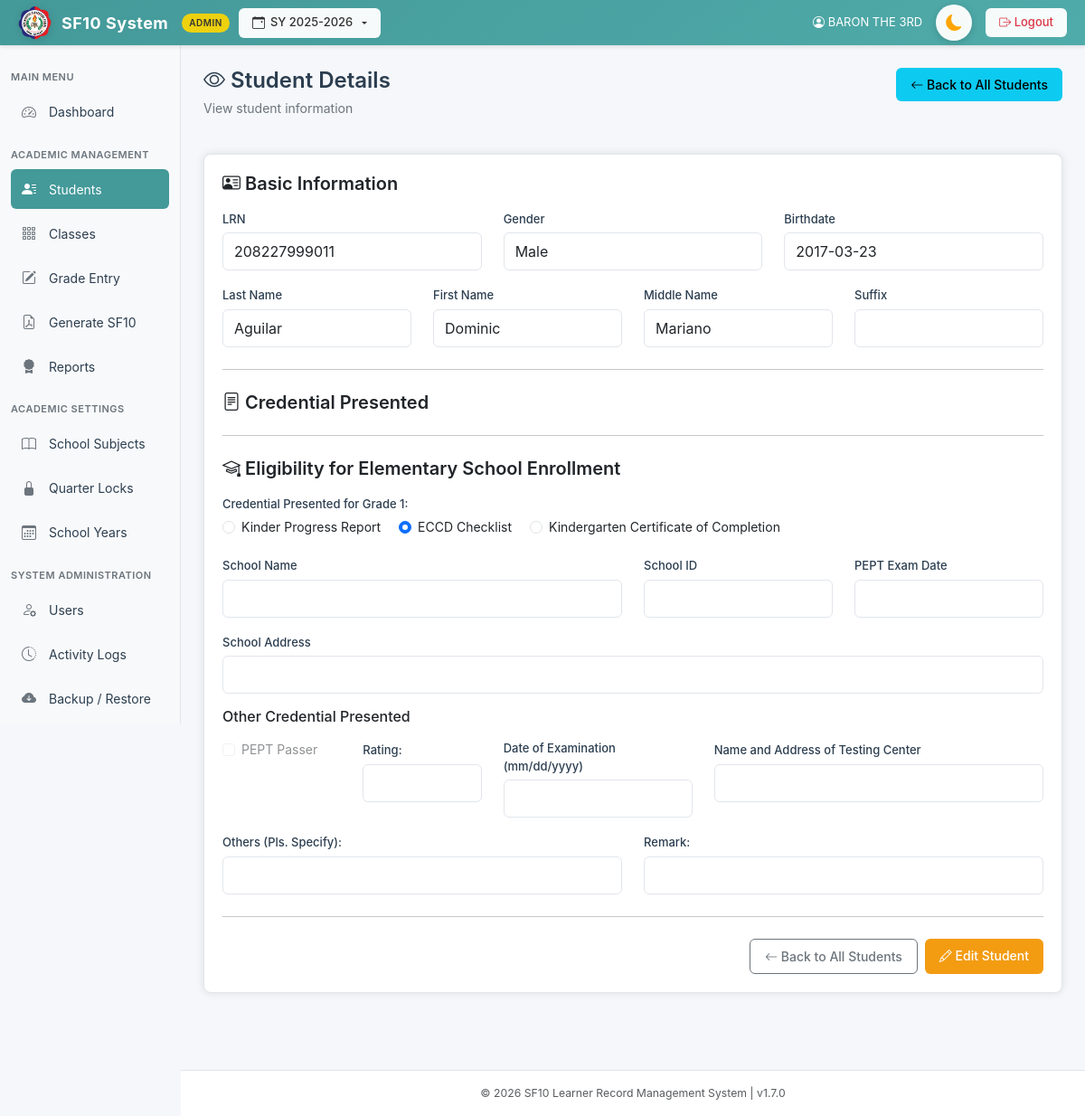
/pages/view_student.php?id=960 (signed in), run on the app's committed database.
### tables this page shows
CREATE TABLE `students` (
  `id` int(11) NOT NULL AUTO_INCREMENT,
  `lrn` varchar(20) NOT NULL,
  `last_name` varchar(50) DEFAULT NULL,
  `first_name` varchar(50) DEFAULT NULL,
  `middle_name` varchar(50) DEFAULT NULL,
  `suffix` varchar(10) DEFAULT NULL,
  `gender` enum('Male','Female') DEFAULT NULL,
  `birthdate` date DEFAULT NULL,
  `credential_presented` enum('Kinder Progress Report','ECCD Checklist','Kindergarten Certificate of Completion','PEPT','Others') DEFAULT NULL,
  `credential_other_details` text DEFAULT NULL,
  `pept_rating` varchar(20) DEFAULT NULL,
  `pept_exam_date` date DEFAULT NULL,
  `pept_testing_center` text DEFAULT NULL,
  `created_at` timestamp NOT NULL DEFAULT current_timestamp(),
  `eligibility_school_name` varchar(100) DEFAULT NULL,
  `eligibility_school_id` varchar(50) DEFAULT NULL,
  `eligibility_school_address` varchar(255) DEFAULT NULL,
  `eligibility_remark` varchar(255) DEFAULT NULL,
  `grade_level` varchar(50) DEFAULT NULL,
  `section` varchar(50) DEFAULT NULL,
  PRIMARY KEY (`id`),
  UNIQUE KEY `lrn` (`lrn`),
  UNIQUE KEY `lrn_2` (`lrn`)
);

### pages/view_student.php (the view, shortened to what this page needs)
<?php
require_once "../includes/db.php";
$student_id = (int)$_GET['id'];
$stmt = $conn->prepare("SELECT * FROM students WHERE id = ?");
$stmt->bind_param("i", $student_id);
$stmt->execute();
$student_result = $stmt->get_result();
$student = $student_result->fetch_assoc();
include "../templates/header.php";
?>
<div class="d-flex justify-content-between align-items-start mb-4">
    <div class="page-header mb-0">
        <h2><i class="bi bi-eye"></i> Student Details</h2>
        <p class="subtitle">View student information</p>
    </div>
    <a href="students.php" class="btn btn-info">
        <i class="bi bi-arrow-left"></i> Back to All Students
    </a>
</div>
<div class="card">
    <div class="card-body">
        <h5 class="mb-3"><i class="bi bi-person-vcard"></i> Basic Information</h5>
        <div class="row mb-3">
            <div class="col-md-4">
                <label class="form-label">LRN</label>
                <input type="text" class="form-control" readonly value="<?= htmlspecialchars($student['lrn']) ?>">
            </div>
            <div class="col-md-4">
                <label class="form-label">Gender</label>
                <input type="text" class="form-control" readonly value="<?= htmlspecialchars($student['gender']) ?>">
            </div>
            <div class="col-md-4">
                <label class="form-label">Birthdate</label>
                <input type="text" class="form-control" readonly value="<?= htmlspecialchars($student['birthdate']) ?>">
            </div>
        </div>
        <div class="row mb-3">
            <div class="col-md-3">
                <label class="form-label">Last Name</label>
                <input type="text" class="form-control" readonly value="<?= htmlspecialchars($student['last_name']) ?>">
            </div>
            <div class="col-md-3">
                <label class="form-label">First Name</label>
                <input type="text" class="form-control" readonly value="<?= htmlspecialchars($student['first_name']) ?>">
            </div>
            <div class="col-md-3">
                <label class="form-label">Middle Name</label>
                <input type="text" class="form-control" readonly value="<?= !empty($student['middle_name']) ? htmlspecialchars($student['middle_name']) : '' ?>">
            </div>
            <div class="col-md-3">
                <label class="form-label">Suffix</label>
                <input type="text" class="form-control" readonly value="<?= !empty($student['suffix']) ? htmlspecialchars($student['suffix']) : '' ?>">
            </div>
        </div>
        <hr class="my-4">
        <h5 class="mb-3"><i class="bi bi-file-text"></i> Credential Presented</h5>
        <hr class="my-4">
        <h5 class="mb-3"><i class="bi bi-mortarboard"></i> Eligibility for Elementary School Enrollment</h5>
        <div class="mb-3">
            <label class="form-label">Credential Presented for Grade 1:</label><br>
            <div class="form-check form-check-inline">
                <input class="form-check-input" type="radio" name="credential_presented" value="Kinder Progress Report" id="credKinder" <?php if($student['credential_presented'] === 'Kinder Progress Report') echo 'checked="checked"'; ?> onclick="return false;">
                <label class="form-check-label" for="credKinder">Kinder Progress Report</label>
            </div>
            <div class="form-check form-check-inline">
                <input class="form-check-input" type="radio" name="credential_presented" value="ECCD Checklist" id="credECCD" <?php if($student['credential_presented'] === 'ECCD Checklist') echo 'checked="checked"'; ?> onclick="return false;">
                <label class="form-check-label" for="credECCD">ECCD Checklist</label>
            </div>
            <div class="form-check form-check-inline">
                <input class="form-check-input" type="radio" name="credential_presented" value="Kindergarten Certificate of Completion" id="credKinderCert" <?php if($student['credential_presented'] === 'Kindergarten Certificate of Completion') echo 'checked="checked"'; ?> onclick="return false;">
                <label class="form-check-label" for="credKinderCert">Kindergarten Certificate of Completion</label>
            </div>
        </div>
        <div class="row mb-3">
            <div class="col-md-6">
                <label class="form-label">School Name</label>
                <input type="text" class="form-control" readonly value="<?= !empty($student['eligibility_school_name']) ? htmlspecialchars($student['eligibility_school_name']) : '' ?>">
            </div>
            <div class="col-md-3">
                <label class="form-label">School ID</label>
                <input type="text" class="form-control" readonly value="<?= !empty($student['eligibility_school_id']) ? htmlspecialchars($student['eligibility_school_id']) : '' ?>">
            </div>
            <div class="col-md-3">
                <label class="form-label">PEPT Exam Date</label>
                <input type="text" class="form-control" readonly value="<?= !empty($student['pept_exam_date']) ? htmlspecialchars($student['pept_exam_date']) : '' ?>">
            </div>
        </div>
        <div class="row mb-3">
            <div class="col-md-12">
                <label class="form-label">School Address</label>
                <input type="text" class="form-control" readonly value="<?= !empty($student['eligibility_school_address']) ? htmlspecialchars($student['eligibility_school_address']) : '' ?>">
            </div>
        </div>
        <h6 class="mb-3">Other Credential Presented</h6>
        <div class="row mb-3">
            <div class="col-md-2">
                <div class="form-check mb-2">
                    <input class="form-check-input" type="checkbox" disabled <?= !empty($student['pept_rating']) ? 'checked' : '' ?>>
                    <label class="form-check-label">PEPT Passer</label>
                </div>
            </div>
            <div class="col-md-2">
                <label class="form-label">Rating:</label>
                <input type="text" class="form-control" readonly value="<?= !empty($student['pept_rating']) ? htmlspecialchars($student['pept_rating']) : '' ?>">
            </div>
            <div class="col-md-3">
                <label class="form-label">Date of Examination (mm/dd/yyyy)</label>
                <input type="text" class="form-control" readonly value="<?= !empty($student['pept_exam_date']) ? htmlspecialchars($student['pept_exam_date']) : '' ?>">
            </div>
            <div class="col-md-5">
                <label class="form-label">Name and Address of Testing Center</label>
                <input type="text" class="form-control" readonly value="<?= !empty($student['pept_testing_center']) ? htmlspecialchars($student['pept_testing_center']) : '' ?>">
            </div>
        </div>
        <div class="row mb-3">
            <div class="col-md-6">
                <label class="form-label">Others (Pls. Specify):</label>
                <input type="text" class="form-control" readonly value="<?= !empty($student['credential_other_details']) ? htmlspecialchars($student['credential_other_details']) : '' ?>">
            </div>
            <div class="col-md-6">
                <label class="form-label">Remark:</label>
                <input type="text" class="form-control" readonly value="<?= !empty($student['eligibility_remark']) ? htmlspecialchars($student['eligibility_remark']) : '' ?>">
            </div>
        </div>
        <hr class="my-4">
        <div class="d-flex gap-2 justify-content-end">
            <a href="students.php" class="btn btn-secondary">
                <i class="bi bi-arrow-left"></i> Back to All Students
            </a>
            <?php if ($user['role'] === 'admin'): ?>
            <a href="edit_student.php?id=<?= $student_id ?>" class="btn btn-warning">
                <i class="bi bi-pencil"></i> Edit Student
            </a>
            <?php endif; ?>
        </div>
    </div>
</div>
<?php include '../templates/footer.php'; ?>

### assets/css/style.css (style rules this page uses)
* { margin: 0; padding: 0; box-sizing: border-box; }
body { background-color: #f5f7fa; font-family: -apple-system, BlinkMacSystemFont, "Segoe UI", Roboto, "Helvetica Neue", Arial, sans-serif; color: #2c3e50; font-size: 14px; overflow-x: hidden; overflow-y: overlay; }
html { overflow-y: overlay; }
:root { --primary-teal: #449999; --primary-teal-dark: #3a8585; --primary-teal-light: #4FABA9; --sidebar-bg: #f8f9fa; --topbar-bg: #449999; --text-dark: #2c3e50; --text-muted: #6c757d; --border-color: #e1e5eb; --card-shadow: 0 1px 3px rgba(0, 0, 0, 0.08); --hover-bg: #f0f2f5; --card-bg: #ffffff; --input-bg: #ffffff; --input-border: #ced4da; --input-text: #212529; }
.page-header { margin-bottom: 25px; }
.page-header h2 { color: var(--text-dark); font-size: 24px; font-weight: 600; margin-bottom: 5px; }
.page-header .subtitle { color: var(--text-muted); font-size: 14px; }
.card { border: 1px solid var(--border-color); border-radius: 8px; box-shadow: var(--card-shadow); background: white; margin-bottom: 20px; }
.card-body { padding: 20px; }
.btn { border-radius: 6px; font-weight: 500; padding: 8px 16px; font-size: 14px; transition: all 0.2s; border: none; }
.btn-secondary { background-color: #ffffff !important; border-color: #6c757d; color: #6c757d !important; border-width: 1px; border-style: solid; }
.btn-secondary i { color: #6c757d !important; }
.btn-warning { background-color: #f39c12; color: white; }
.form-control { border: 1px solid var(--border-color); border-radius: 6px; padding: 8px 12px; transition: all 0.3s; }
.form-label { font-weight: 500; font-size: 13px; color: var(--text-dark); margin-bottom: 5px; }

### templates/header.php (style rules this page uses)
html, body { background-color: #f4f7fb; }

### pages/view_student.php (style rules this page uses)
.card { box-shadow: 0 0 10px rgba(0, 0, 0, 0.1); }
.form-label { font-weight: 500; }
h5 { color: var(--primary-color); font-weight: 600; }

### data on the page
students: lrn "208227999011", gender "Male", birthdate "2017-03-23", last_name "Aguilar", first_name "Dominic", middle_name "Mariano", credential_presented "☐ Kinder Progress Report", credential_presented "☑ ECCD Checklist", credential_presented "☐ Kindergarten Certificate of Co"

### other printed values
$_SESSION['school_year'] "2025-2026"
$user['full_name'] "BARON THE 3RD"
